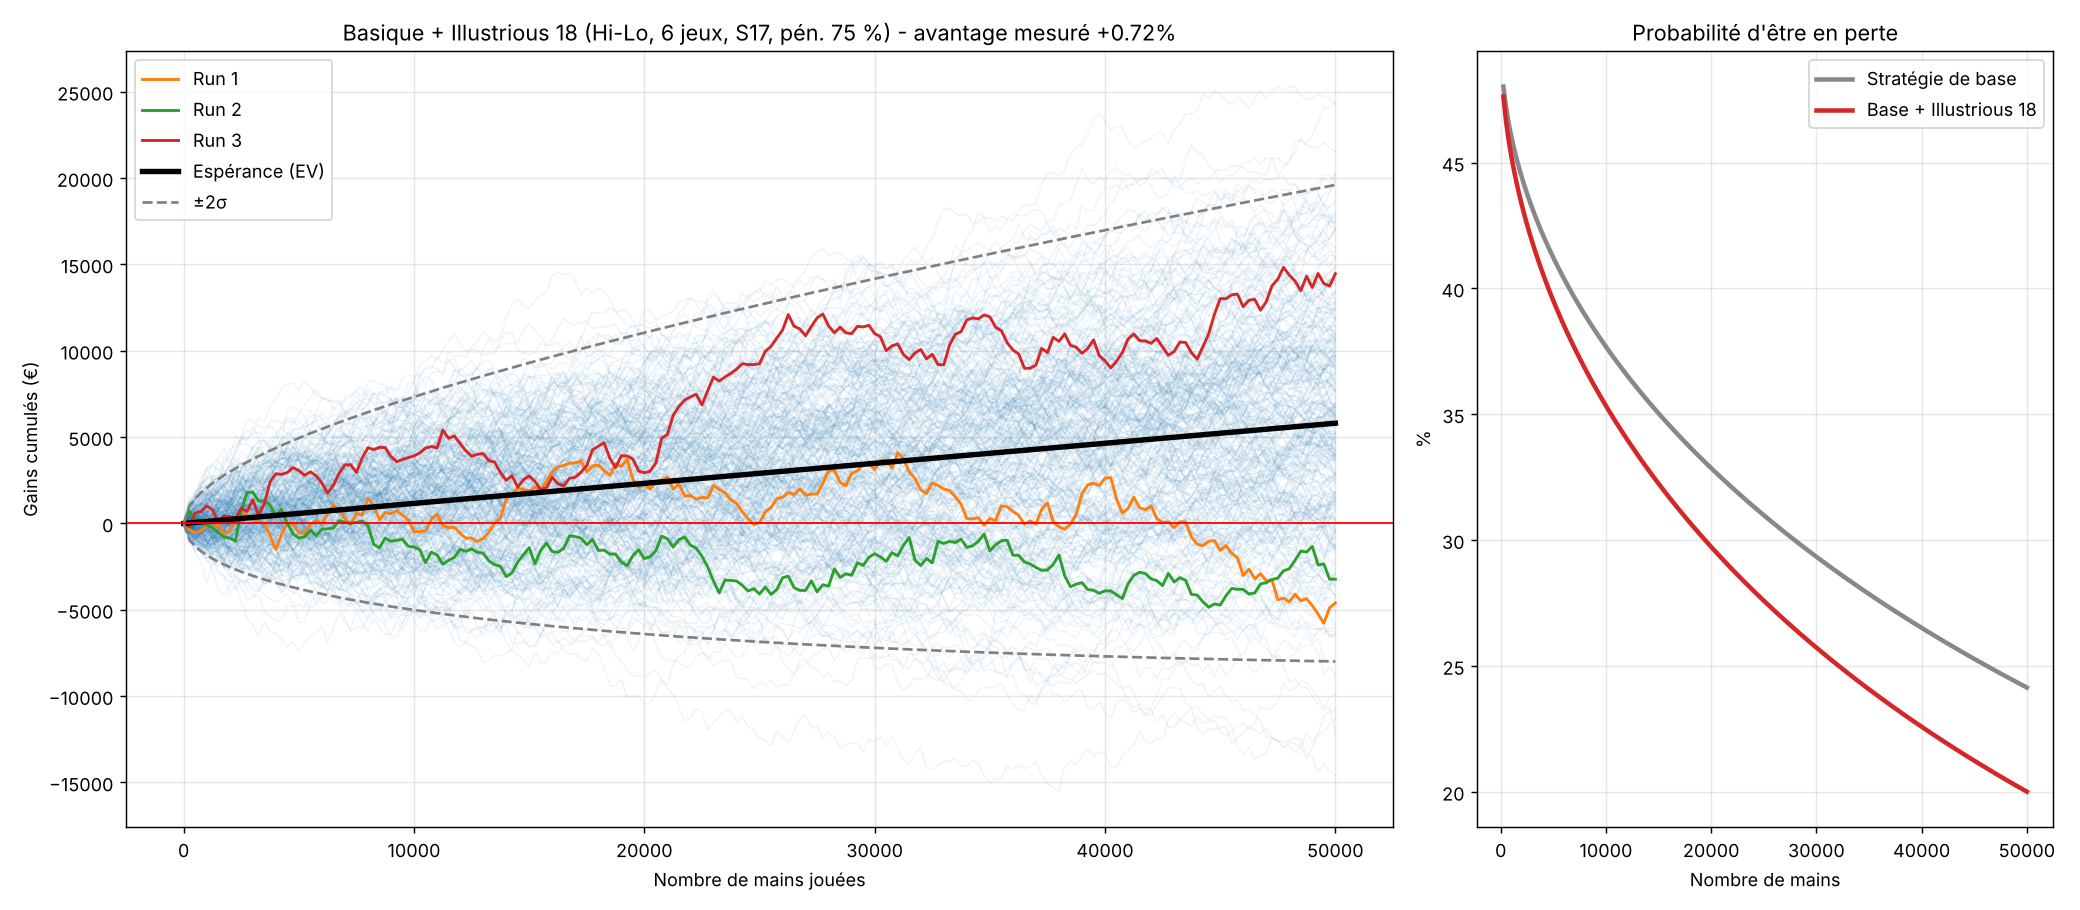

The Python source for this figure:
import numpy as np, matplotlib
matplotlib.use("Agg")
import matplotlib.pyplot as plt
from scipy.stats import norm
from blackjack_i18_sim import run

NSHOES, UNIT, N, STEP = 200_000, 10.0, 50_000, 250
RAMP = {1: 1, 2: 2, 3: 4, 4: 8, 5: 12}          # TC<=1 ->1u ... TC>=5 ->12u
def bet(tc): return np.vectorize(lambda t: RAMP[int(min(max(t, 1), 5))])(tc) if np.ndim(tc) else RAMP[int(min(max(tc,1),5))]
lut = np.array([RAMP[min(max(t, 1), 5)] for t in range(-128, 128)], dtype=np.float32)
def bets(tc): return lut[tc.astype(int) + 128]

data = {}
for name, dev in [("Stratégie de base", False), ("Base + Illustrious 18", True)]:
    data[name] = run(NSHOES, dev, procs=4)

print(f"{'TC':>4} {'freq':>7} | " + " | ".join(f"{n[:12]:>14}" for n in data))
tc_all, _ = data["Base + Illustrious 18"]
for t in range(-2, 8):
    row = []
    for n, (tc, r) in data.items():
        m = (tc == t) if t < 7 else (tc >= t)
        row.append(f"{r[m].mean()*100:+7.2f}% ±{r[m].std()/m.sum()**.5*100:.2f}")
    mm = (tc_all == t) if t < 7 else (tc_all >= t)
    print(f"{t:>4} {mm.mean()*100:6.1f}% | " + " | ".join(row))

stats = {}
for n, (tc, r) in data.items():
    b = bets(tc); ev_h = (b * r).sum() / len(r) * UNIT
    edge = (b * r).sum() / b.sum()
    sd_h = (b * r * UNIT).std()
    stats[n] = (ev_h, sd_h, edge)
    print(f"{n}: mise moy {b.mean()*UNIT:.1f}€ | avantage {edge:+.2%} | EV {ev_h:.3f}€/main | σ {sd_h:.1f}€/main "
          f"| EV 50k = {ev_h*N:,.0f}€ | σ 50k = {sd_h*N**.5:,.0f}€ | P(perte) = {norm.cdf(-ev_h*N**.5/sd_h):.1%}")

# --- graphique : trajectoires rééchantillonnées sur les vraies mains simulées (Base + I18)
rng = np.random.default_rng(3)
tc, r = data["Base + Illustrious 18"]; pnl = bets(tc) * r * UNIT
ev_h, sd_h, edge = stats["Base + Illustrious 18"]
P = 300
paths = np.cumsum(rng.choice(pnl, size=(P, N)), axis=1)
cum = np.concatenate([np.zeros((P, 1)), paths], 1)[:, ::STEP]
x = np.arange(0, N + 1, STEP); ev = x * ev_h; sg = sd_h * np.sqrt(x)
fig, (a1, a2) = plt.subplots(1, 2, figsize=(16, 7), gridspec_kw={"width_ratios": [2.2, 1]})
for p in cum: a1.plot(x, p, color="#1F77B4", alpha=.08, lw=.8)
for i, c in enumerate(["#FF7F0E", "#2CA02C", "#D62728"]): a1.plot(x, cum[i], color=c, lw=1.6, label=f"Run {i+1}")
a1.plot(x, ev, "k", lw=3, label="Espérance (EV)")
a1.plot(x, ev + 2*sg, "--", color="gray", label="±2σ"); a1.plot(x, ev - 2*sg, "--", color="gray")
a1.axhline(0, color="red", lw=1)
a1.set_title(f"Basique + Illustrious 18 (Hi-Lo, 6 jeux, S17, pén. 75 %) - avantage mesuré {edge:+.2%}")
a1.set_xlabel("Nombre de mains jouées"); a1.set_ylabel("Gains cumulés (€)"); a1.legend(); a1.grid(alpha=.3)
for n, col in [("Stratégie de base", "#888"), ("Base + Illustrious 18", "#D62728")]:
    e, s, _ = stats[n]; a2.plot(x[1:], norm.cdf(-e*x[1:]/(s*np.sqrt(x[1:]))) * 100, lw=2.5, color=col, label=n)
a2.set_title("Probabilité d'être en perte"); a2.set_xlabel("Nombre de mains"); a2.set_ylabel("%")
a2.legend(); a2.grid(alpha=.3)
plt.tight_layout(); plt.savefig("blackjack_i18_chart.png", dpi=130)
fin = cum[:, -1]; print("Runs finissant en perte:", (fin < 0).mean(), "| min/max:", fin.min(), fin.max())
